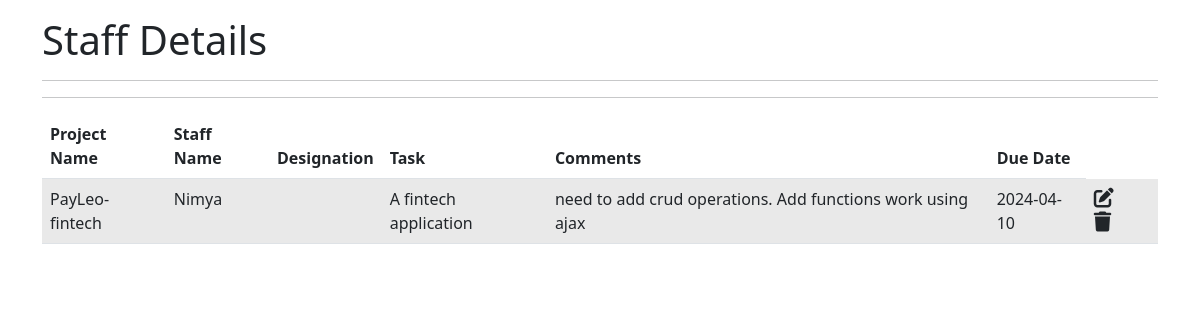
Screenshot of /view/staff/project_details.php with the database file from the repository.
### tables this page shows
CREATE TABLE `projects` (
  `project_id` int NOT NULL,
  `project_name` varchar(50) NOT NULL,
  `staff_name` varchar(50) NOT NULL,
  `designation` varchar(30) NOT NULL,
  `task` varchar(70) NOT NULL,
  `comments` text NOT NULL,
  `due_date` date NOT NULL
);

### view/staff/project_details.php (the view, shortened to what this page needs)
<?php
include "../../config/connection.php";
?>
<!DOCTYPE html>
<html lang="en">
<head>
    <link rel="stylesheet" href="https://cdn.jsdelivr.net/npm/bootstrap@5.2.3/dist/css/bootstrap.min.css">
    <link rel="stylesheet" href="https://cdnjs.cloudflare.com/ajax/libs/font-awesome/6.4.0/css/all.min.css" />
</head>
<body>
    <div class="container mt-3">
        <h1>Staff Details</h1>
        <hr>
        <hr>
        <table class="table table-striped">
            <thead>
                <tr>
                    <th>Project Name</th>
                    <th>Staff Name</th>
                    <th>Designation</th>
                    <th>Task</th>
                    <th>Comments</th>
                    <th>Due Date</th>
                </tr>
            </thead>
            <?php
            $query = "SELECT * FROM projects";
            $stmt = $conn->prepare($query);
            $stmt->execute();
            $result = $stmt->fetchAll();
            if ($result) {
                foreach ($result as $row) {
            ?>
                    <tr>
                        <td><?=$row['project_name'] ?></td>
                        <td><?= $row['staff_name'] ?></td>
                        <td><?= $row['desigantion'] ?></td>
                        <td><?= $row['task'] ?></td>
                        <td><?= $row['comments'] ?></td>
                        <td><?= $row['due_date'] ?></td>
                        <td>
                            <a name="project_edit_btn" id="staff_edit_btn" href="../admin/edit_staff.php?id=<?php echo $row["staff_id"] ?>" class="link-dark"><i class="fa-solid fa-pen-to-square fs-5 me-3"></i></a>
                            <a  name="project_delete_btn" id="staff_delete_btn" href="../../controllers/adminCode.php?id=<?php echo $row["staff_id"] ?>" class="link-dark"><i class="fa-solid fa-trash fs-5"></i></a>
                        </td>
                    </tr>
                <?php
                }
            } else {
                ?>
                <tr>
                    <td colspan="9">No Record Found</td>
                </tr>
            <?php
            }
            ?>
        </table>
    </div>
</body>
</html>

### view/staff/project_details.php (style rules this page uses)
.table-striped tbody tr:nth-child(odd) { background-color: #f5f5f5; }

### rows the page displays
projects: project_name "PayLeo-fintech", staff_name "Nimya", task "A fintech application", comments "need to add crud operations. Add functions work using ajax", due_date "2024-04-10"
